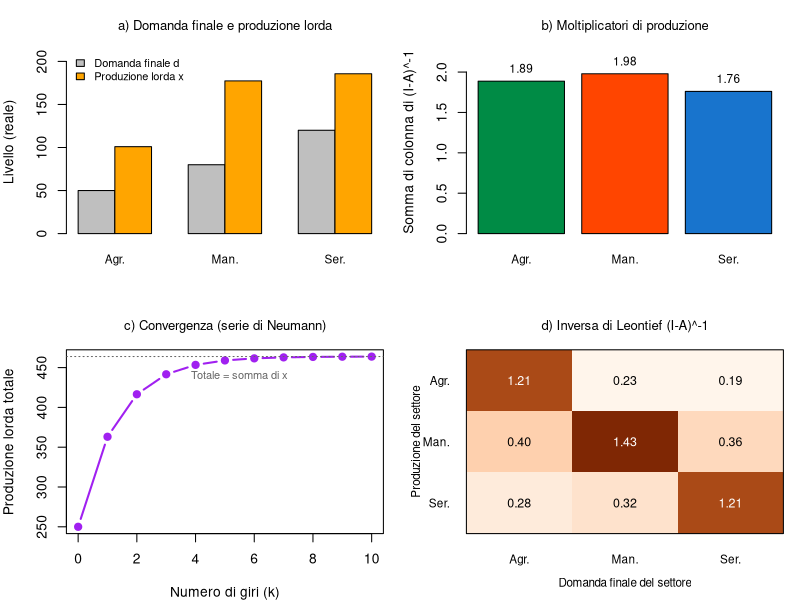

Recreate this plot in R.
# Modello input-output: inversa di Leontief e moltiplicatori di produzione
# Corso "Analisi economica" - Parte III (sezione 3.1)
# Tre settori: agricoltura, manifattura e servizi. Utilizziamo la stessa matrice
# A dei coefficienti tecnici del modello Keynes + Sraffa (sezione 2.3.5).
# x = A * x + d   =>   x = (I - A)^-1 * d   (produzione lorda)
# Il moltiplicatore di produzione del settore j è la somma della colonna j
# dell'inversa di Leontief: misura la produzione complessiva attivata da
# un'unità aggiuntiva di domanda finale rivolta al settore j.

# Prepara l'ambiente ####
rm(list = ls(all = TRUE))
if (!is.null(dev.list())) dev.off()
cat("\014")

# Definisci i dati ####
ind <- c("Agr.", "Man.", "Ser.")
A <- matrix(c(0.11, 0.12, 0.10,        # a_ij = quantità del bene i necessaria per
              0.21, 0.22, 0.20,        #        produrre un'unità del bene j
              0.15, 0.18, 0.10),       #        (colonna = settore che utilizza l'input)
            nrow = 3, byrow = TRUE)
d <- c(50, 80, 120)                    # Domanda finale (consumi + investimenti + spesa)

# Soluzione di Leontief ####
n <- nrow(A)
L <- solve(diag(n) - A)                # Inversa di Leontief: (I-A)^-1
x <- as.numeric(L %*% d)               # Produzione lorda necessaria a soddisfare d
inter <- x - d                         # Domanda intermedia: A * x
mult <- colSums(L)                     # Moltiplicatori di produzione: somme delle colonne di L
lam <- max(abs(eigen(A)$values))       # Raggio spettrale di A: deve essere < 1 per garantire
                                       # la convergenza della serie di Neumann e l'esistenza di L

# Visualizza informazioni ####
cat("Raggio spettrale di A:", round(lam, 4), " (sistema produttivo se < 1)\n")
cat("Produzione lorda x   :", round(x, 2), "\n")
cat("Moltiplicatori       :", round(mult, 3), "\n")

# Convergenza della serie di Neumann ####
# La soluzione di Leontief può essere scritta come:
# x = (I + A + A^2 + ...) * d
# Ogni potenza di A rappresenta un ulteriore giro di domanda intermedia.
nGiri <- 10                            # Numero di giri di domanda intermedia considerati
tot <- numeric(nGiri + 1)              # Produzione totale cumulata dopo ciascun giro
term <- d                              # Domanda finale, ossia il termine di ordine zero (il primo, quello che non contiene A)
tot[1] <- sum(d)                       # Produzione associata alla domanda finale
for (k in 1:nGiri){                    # Calcola il successivo giro di domanda intermedia
  term <- A %*% term                        
  tot[k + 1] <- tot[k] + sum(term) }  

# Grafici (2 x 2) ####
indCol <- c("springgreen4", "orangered", "dodgerblue3")
par(mfrow = c(2, 2), mar = c(4, 4, 3, 1))

# a) Domanda finale e produzione lorda
# La differenza tra produzione lorda e domanda finale è la domanda intermedia.
barplot(rbind(d, x), beside = TRUE, names.arg = ind, col = c("grey75", "orange"),
        ylim = c(0, max(x) * 1.15), font.main = 1, cex.main = 0.95, cex.names = 0.85,
        main = "a) Domanda finale e produzione lorda", ylab = "Livello (reale)")
legend("topleft", c("Domanda finale d", "Produzione lorda x"),
       fill = c("grey75", "orange"), bty = "n", cex = 0.8)

# b) Moltiplicatori di produzione
# Ogni moltiplicatore è la somma della corrispondente colonna dell'inversa di Leontief.
bp <- barplot(mult, names.arg = ind, col = indCol, ylim = c(0, max(mult) * 1.15),
              font.main = 1, cex.main = 0.95, cex.names = 0.85,
              main = "b) Moltiplicatori di produzione", ylab = "Somma di colonna di (I-A)^-1")
text(bp, mult, round(mult, 2), pos = 3, cex = 0.85)

# c) Convergenza della serie di Neumann
# La produzione totale converge a sum(x) quando aumenta il numero di giri
# di domanda intermedia.
plot(0:nGiri, tot, type = "b", pch = 19, lwd = 2, col = "purple",
     font.main = 1, cex.main = 0.95, main = "c) Convergenza (serie di Neumann)",
     xlab = "Numero di giri (k)", ylab = "Produzione lorda totale")
abline(h = sum(x), lty = 3, col = "grey40")
text(nGiri * 0.55, sum(x) * 0.95, "Totale = somma di x", cex = 0.8, col = "grey40")

# d) Inversa di Leontief come mappa di calore
# I valori riportati nelle celle mostrano quanto la produzione del settore i
# aumenta in risposta a un'unità aggiuntiva di domanda finale del settore j.
oranges <- colorRampPalette(c("#fff5eb", "#fd8d3c", "#7f2704"))(24)
Lp <- t(L)[, n:1]                      # Orienta la matrice per visualizzarla con la prima riga in alto
image(1:n, 1:n, Lp, col = oranges, axes = FALSE, xlab = "", ylab = "",
      font.main = 1, cex.main = 0.95, main = "d) Inversa di Leontief (I-A)^-1")
axis(1, at = 1:n, labels = ind, tick = FALSE, cex.axis = 0.85)
axis(2, at = 1:n, labels = rev(ind), tick = FALSE, las = 1, cex.axis = 0.85)
box()
for (i in 1:n) for (j in 1:n)
  text(j, n - i + 1, sprintf("%.2f", L[i, j]), cex = 0.9,
       col = if (L[i, j] > 0.9) "white" else "black")
mtext("Domanda finale del settore", side = 1, line = 2.4, cex = 0.7)
mtext("Produzione del settore",     side = 2, line = 2.6, cex = 0.7)
